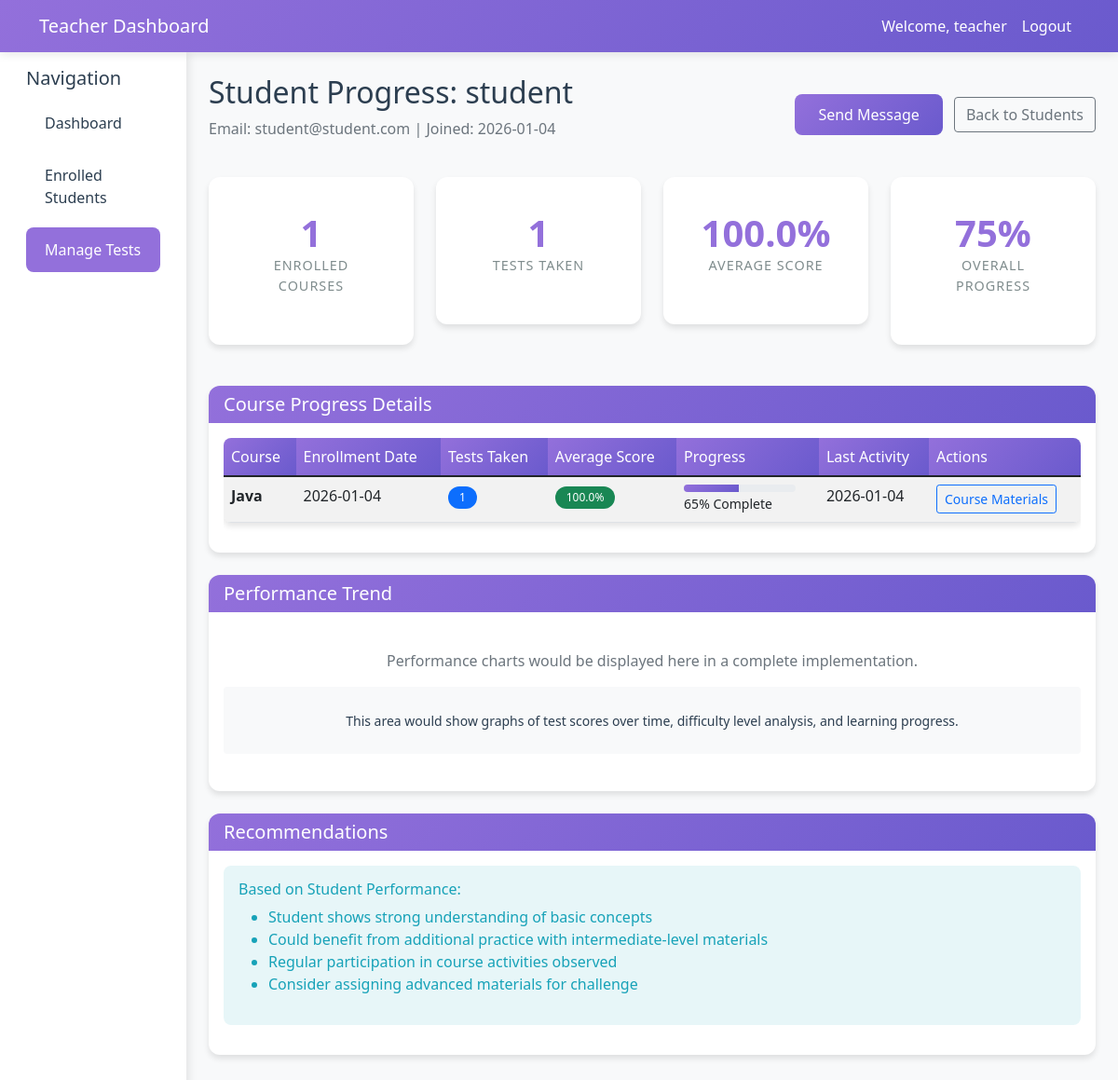
/teacher/student/1/progress (signed in), run on the app's committed database.
### models.py (models this page shows, shortened)
class User(UserMixin, db.Model):
    id = db.Column(db.Integer, primary_key=True)
    username = db.Column(db.String(80), unique=True, nullable=False)
    email = db.Column(db.String(120), unique=True, nullable=False)
    password_hash = db.Column(db.String(128))
    role = db.Column(db.String(20), nullable=False)  # admin, teacher, student
    created_at = db.Column(db.DateTime, default=datetime.utcnow)
    teacher_profile = db.relationship('Teacher', backref='user', uselist=False)
    student_profile = db.relationship('Student', backref='user', uselist=False)

class Student(db.Model):
    id = db.Column(db.Integer, primary_key=True)
    user_id = db.Column(db.Integer, db.ForeignKey('user.id'), nullable=False)
    full_name = db.Column(db.String(100), nullable=False)
    grade_level = db.Column(db.String(50))
    enrollments = db.relationship('Enrollment', backref='student', lazy=True)
    test_results = db.relationship('TestResult', backref='student', lazy=True)

class Course(db.Model):
    id = db.Column(db.Integer, primary_key=True)
    title = db.Column(db.String(200), nullable=False)
    description = db.Column(db.Text)
    teacher_id = db.Column(db.Integer, db.ForeignKey('teacher.id'), nullable=False)
    created_at = db.Column(db.DateTime, default=datetime.utcnow)
    materials = db.relationship('CourseMaterial', backref='course', lazy=True)
    enrollments = db.relationship('Enrollment', backref='course', lazy=True)
    tests = db.relationship('Test', backref='course', lazy=True)

class Enrollment(db.Model):
    id = db.Column(db.Integer, primary_key=True)
    student_id = db.Column(db.Integer, db.ForeignKey('student.id'), nullable=False)
    course_id = db.Column(db.Integer, db.ForeignKey('course.id'), nullable=False)
    enrolled_at = db.Column(db.DateTime, default=datetime.utcnow)

class TestResult(db.Model):
    id = db.Column(db.Integer, primary_key=True)
    student_id = db.Column(db.Integer, db.ForeignKey('student.id'), nullable=False)
    test_id = db.Column(db.Integer, db.ForeignKey('test.id'), nullable=False)
    score = db.Column(db.Float, nullable=False)
    total_questions = db.Column(db.Integer, nullable=False)
    completed_at = db.Column(db.DateTime, default=datetime.utcnow)
    answers_data = db.Column(db.Text)  # JSON string of student answers

### app.py (the view)
@app.route('/teacher/student/<int:student_id>/progress')
@login_required
def view_student_progress(student_id):
    if current_user.role != 'teacher':
        flash('Access denied', 'error')
        return redirect(url_for('login'))
    student = Student.query.get_or_404(student_id)
    teacher = Teacher.query.filter_by(user_id=current_user.id).first()
    enrollments = Enrollment.query.filter_by(student_id=student_id)\
        .join(Course)\
        .filter(Course.teacher_id == teacher.id)\
        .all()
    test_results = TestResult.query.filter_by(student_id=student_id)\
        .join(Test)\
        .join(Course)\
        .filter(Course.teacher_id == teacher.id)\
        .all()
    progress_data = []
    for enrollment in enrollments:
        course = enrollment.course
        course_results = [tr for tr in test_results if tr.test.course_id == course.id]
        avg_score = sum(tr.score for tr in course_results) / len(course_results) if course_results else 0
        completed_materials = 0  # This would need tracking in a real system
        progress_data.append({
            'course': course,
            'enrollment': enrollment,
            'test_count': len(course_results),
            'average_score': avg_score,
            'completed_materials': completed_materials,
            'last_activity': course_results[-1].completed_at if course_results else enrollment.enrolled_at
        })
    return render_template('teacher/student_progress.html',
                         student=student,
                         progress_data=progress_data,
                         theme_color=THEME_COLOR)

### app.py (called while the page is built)
@login_manager.user_loader
def load_user(user_id):
    return User.query.get(int(user_id))

### templates/teacher/student_progress.html (shortened to what this page needs)
<!DOCTYPE html>
<html lang="en">
<head>
    <link href="https://cdn.jsdelivr.net/npm/bootstrap@5.1.3/dist/css/bootstrap.min.css" rel="stylesheet">
    <link href="{{ url_for('static', filename='css/style.css') }}" rel="stylesheet">
</head>
<body>
    <nav class="navbar navbar-expand-lg navbar-dark">
        <div class="container">
            <a class="navbar-brand" href="#">Teacher Dashboard</a>
            <div class="navbar-nav ms-auto">
                <span class="nav-link">Welcome, {{ current_user.username }}</span>
                <a class="nav-link" href="{{ url_for('logout') }}">Logout</a>
            </div>
        </div>
    </nav>
    <div class="container-fluid">
        <div class="row">
            <div class="col-md-3 col-lg-2 sidebar">
                <div class="p-3">
                    <h5>Navigation</h5>
                    <ul class="nav flex-column">
                        <li class="nav-item">
                            <a class="nav-link" href="{{ url_for('teacher_dashboard') }}">Dashboard</a>
                        </li>
                        <li class="nav-item">
                            <a class="nav-link" href="{{ url_for('enrolled_students') }}">Enrolled Students</a>
                        </li>
									                        <li class="nav-item">
                            <a class="nav-link active" href="{{ url_for('manage_tests') }}">Manage Tests</a>
                        </li>
                    </ul>
                </div>
            </div>
            <div class="col-md-9 col-lg-10 ms-sm-auto px-4 py-4">
                <div class="d-flex justify-content-between align-items-center mb-4">
                    <div>
                        <h2>Student Progress: {{ student.full_name }}</h2>
                        <p class="text-muted">Email: {{ student.user.email }} | Joined: {{ student.user.created_at.strftime('%Y-%m-%d') }}</p>
                    </div>
                    <div>
                        <a href="{{ url_for('send_message_to_student', student_id=student.id) }}" class="btn btn-primary me-2">Send Message</a>
                        <a href="{{ url_for('enrolled_students') }}" class="btn btn-outline-secondary">Back to Students</a>
                    </div>
                </div>
                <div class="row mb-4">
                    <div class="col-md-3">
                        <div class="card stat-card">
                            <div class="card-body text-center">
                                <h3 class="stat-number">{{ progress_data|length }}</h3>
                                <p class="stat-label">Enrolled Courses</p>
                            </div>
                        </div>
                    </div>
                    <div class="col-md-3">
                        <div class="card stat-card">
                            <div class="card-body text-center">
                                <h3 class="stat-number">
                                    {% set total_tests = progress_data|sum(attribute='test_count') %}
                                    {{ total_tests }}
                                </h3>
                                <p class="stat-label">Tests Taken</p>
                            </div>
                        </div>
                    </div>
                    <div class="col-md-3">
                        <div class="card stat-card">
                            <div class="card-body text-center">
                                <h3 class="stat-number">
                                    {% if progress_data %}
                                        {{ "%.1f"|format(progress_data|sum(attribute='average_score') / progress_data|length) }}%
                                    {% else %}
                                        0%
                                    {% endif %}
                                </h3>
                                <p class="stat-label">Average Score</p>
                            </div>
                        </div>
                    </div>
                    <div class="col-md-3">
                        <div class="card stat-card">
                            <div class="card-body text-center">
                                <h3 class="stat-number">
                                    {{ range(65, 96) | random }}%
                                </h3>
                                <p class="stat-label">Overall Progress</p>
                            </div>
                        </div>
                    </div>
                </div>
                <div class="card">
                    <div class="card-header">
                        <h5 class="card-title mb-0">Course Progress Details</h5>
                    </div>
                    <div class="card-body">
                        {% if progress_data %}
                            <div class="table-responsive">
                                <table class="table table-striped">
                                    <thead>
                                        <tr>
                                            <th>Course</th>
                                            <th>Enrollment Date</th>
                                            <th>Tests Taken</th>
                                            <th>Average Score</th>
                                            <th>Progress</th>
                                            <th>Last Activity</th>
                                            <th>Actions</th>
                                        </tr>
                                    </thead>
                                    <tbody>
                                        {% for data in progress_data %}
                                        <tr>
                                            <td>
                                                <strong>{{ data.course.title }}</strong>
                                            </td>
                                            <td>{{ data.enrollment.enrolled_at.strftime('%Y-%m-%d') }}</td>
                                            <td>
                                                <span class="badge bg-primary">{{ data.test_count }}</span>
                                            </td>
                                            <td>
                                                <span class="badge {% if data.average_score >= 70 %}bg-success{% elif data.average_score >= 50 %}bg-warning{% else %}bg-danger{% endif %}">
                                                    {{ "%.1f"|format(data.average_score) }}%
                                                </span>
                                            </td>
                                            <td>
                                                <div class="progress" style="height: 8px; width: 120px;">
                                                    <div class="progress-bar" style="width: {{ range(40, 96) | random }}%;"></div>
                                                </div>
                                                <small>{{ range(40, 96) | random }}% Complete</small>
                                            </td>
                                            <td>
                                                {% if data.last_activity %}
                                                    {{ data.last_activity.strftime('%Y-%m-%d') }}
                                                {% else %}
                                                    No activity
                                                {% endif %}
                                            </td>
                                            <td>
                                                <a href="{{ url_for('manage_materials', course_id=data.course.id) }}" class="btn btn-sm btn-outline-primary">Course Materials</a>
                                            </td>
                                        </tr>
                                        {% endfor %}
                                    </tbody>
                                </table>
                            </div>
                        {% else %}
                            <p class="text-muted text-center">No progress data available for this student.</p>
                        {% endif %}
                    </div>
                </div>
                <div class="card mt-4">
                    <div class="card-header">
                        <h5 class="card-title mb-0">Performance Trend</h5>
                    </div>
                    <div class="card-body">
                        <div class="text-center py-4">
                            <p class="text-muted">Performance charts would be displayed here in a complete implementation.</p>
                            <div class="bg-light rounded p-4">
                                <small>This area would show graphs of test scores over time, difficulty level analysis, and learning progress.</small>
                            </div>
                        </div>
                    </div>
                </div>
                <div class="card mt-4">
                    <div class="card-header">
                        <h5 class="card-title mb-0">Recommendations</h5>
                    </div>
                    <div class="card-body">
                        <div class="alert alert-info">
                            <h6>Based on Student Performance:</h6>
                            <ul>
                                <li>Student shows strong understanding of basic concepts</li>
                                <li>Could benefit from additional practice with intermediate-level materials</li>
                                <li>Regular participation in course activities observed</li>
                                <li>Consider assigning advanced materials for challenge</li>
                            </ul>
                        </div>
                    </div>
                </div>
            </div>
        </div>
    </div>
</body>
</html>

### static/css/style.css (style rules this page uses)
:root { --primary-color: #9370DB; --primary-dark: #7B68EE; --primary-light: #AB9BFF; --secondary-color: #6A5ACD; --accent-color: #483D8B; --text-dark: #2C3E50; --text-light: #7F8C8D; --bg-light: #F8F9FA; --bg-white: #FFFFFF; --success-color: #28A745; --warning-color: #FFC107; --danger-color: #DC3545; --info-color: #17A2B8; }
body { font-family: 'Segoe UI', Tahoma, Geneva, Verdana, sans-serif; background-color: var(--bg-light); color: var(--text-dark); }
.navbar { background: linear-gradient(135deg, var(--primary-color), var(--secondary-color)); box-shadow: 0 2px 10px rgba(0,0,0,0.1); }
.navbar-brand, .navbar-nav .nav-link { color: white !important; font-weight: 500; }
.sidebar { background: var(--bg-white); min-height: calc(100vh - 56px); box-shadow: 2px 0 10px rgba(0,0,0,0.1); }
.sidebar .nav-link { color: var(--text-dark); padding: 12px 20px; border-radius: 8px; margin: 4px 0; transition: all 0.3s ease; }
.sidebar .nav-link:hover, .sidebar .nav-link.active { background-color: var(--primary-color); color: white; }
.card { border: none; border-radius: 12px; box-shadow: 0 4px 6px rgba(0,0,0,0.1); transition: transform 0.3s ease; margin-bottom: 20px; }
.card-header { background: linear-gradient(135deg, var(--primary-color), var(--secondary-color)); color: white; border-radius: 12px 12px 0 0 !important; border: none; }
.btn-primary { background: linear-gradient(135deg, var(--primary-color), var(--secondary-color)); border: none; border-radius: 8px; padding: 10px 25px; font-weight: 500; transition: all 0.3s ease; }
.stat-card { text-align: center; padding: 20px; }
.stat-number { font-size: 2.5rem; font-weight: bold; color: var(--primary-color); margin-bottom: 0; }
.stat-label { color: var(--text-light); font-size: 0.9rem; text-transform: uppercase; letter-spacing: 1px; }
.table { background: white; border-radius: 8px; overflow: hidden; box-shadow: 0 4px 6px rgba(0,0,0,0.1); }
.table th { background: linear-gradient(135deg, var(--primary-color), var(--secondary-color)); color: white; border: none; font-weight: 500; }
.progress { height: 8px; border-radius: 4px; background-color: #E9ECEF; }
.progress-bar { background: linear-gradient(135deg, var(--primary-color), var(--secondary-color)); }
.alert { border-radius: 8px; border: none; }
.alert-info { background-color: rgba(23, 162, 184, 0.1); color: var(--info-color); }
.badge { padding: 6px 12px; border-radius: 20px; font-weight: 500; }

### data on the page
User: username "teacher"
Student: full_name "student"
User: user.email "student@student.com", user.created_at "2026-01-04"
Course: course "Java"
Enrollment: enrollment.enrolled_at "2026-01-04"
TestResult: last_activity "2026-01-04"

### other printed values
{{ progress_data|length }} "1"
{{ total_tests }} "1"
{{ data.test_count }} "1"
{{ "%.1f"|format(data.average_score) }} "100.0"
